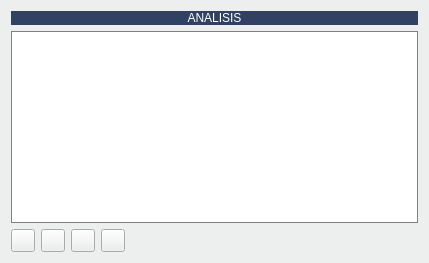
                   <widget class="QWidget" name="tabWidget_2Page3">
                    <property name="styleSheet">
                     <string notr="true">background-color: #ecefed;</string>
                    </property>
                    <attribute name="icon">
                     <iconset resource="../maya.qrc">
                      <normaloff>:/Icons/PNG/TestTubes.png</normaloff>:/Icons/PNG/TestTubes.png</iconset>
                    </attribute>
                    <attribute name="title">
                     <string>Analítica</string>
                    </attribute>
                    <layout class="QGridLayout" name="gridLayout_8">
                     <item row="2" column="0">
                      <widget class="QToolButton" name="btnAnadirAnalitica">
                       <property name="toolTip">
                        <string>Añadir tratamiento</string>
                       </property>
                       <property name="text">
                        <string/>
                       </property>
                       <property name="icon">
                        <iconset resource="../maya.qrc">
                         <normaloff>:/Icons/PNG/add.png</normaloff>:/Icons/PNG/add.png</iconset>
                       </property>
                      </widget>
                     </item>
                     <item row="2" column="1">
                      <widget class="QToolButton" name="btnBorrarAnalitica">
                       <property name="toolTip">
                        <string>Borrar Tratamiento (Requiere contraseña de administrador)</string>
                       </property>
                       <property name="text">
                        <string/>
                       </property>
                       <property name="icon">
                        <iconset resource="../maya.qrc">
                         <normaloff>:/Icons/PNG/Delete.png</normaloff>:/Icons/PNG/Delete.png</iconset>
                       </property>
                      </widget>
                     </item>
                     <item row="2" column="2">
                      <widget class="QToolButton" name="btnVerAnalitica">
                       <property name="toolTip">
                        <string>Ver Analisis</string>
                       </property>
                       <property name="text">
                        <string/>
                       </property>
                       <property name="icon">
                        <iconset resource="../maya.qrc">
                         <normaloff>:/Icons/PNG/TestTubes.png</normaloff>:/Icons/PNG/TestTubes.png</iconset>
                       </property>
                      </widget>
                     </item>
                     <item row="2" column="3">
                      <widget class="QToolButton" name="btnImportarAnalitica">
                       <property name="toolTip">
                        <string>Importar Analisis</string>
                       </property>
                       <property name="text">
                        <string/>
                       </property>
                       <property name="icon">
                        <iconset resource="../maya.qrc">
                         <normaloff>:/Icons/PNG/importar.png</normaloff>:/Icons/PNG/importar.png</iconset>
                       </property>
                      </widget>
                     </item>
                     <item row="2" column="4">
                      <spacer name="horizontalSpacer_8">
                       <property name="orientation">
                        <enum>Qt::Horizontal</enum>
                       </property>
                       <property name="sizeHint" stdset="0">
                        <size>
                         <width>40</width>
                         <height>20</height>
                        </size>
                       </property>
                      </spacer>
                     </item>
                     <item row="0" column="0" colspan="5">
                      <widget class="QLabel" name="label_12">
                       <property name="styleSheet">
                        <string notr="true">background: #304163;
color: rgb(255,255,255);
</string>
                       </property>
                       <property name="text">
                        <string>ANALISIS</string>
                       </property>
                       <property name="alignment">
                        <set>Qt::AlignCenter</set>
                       </property>
                      </widget>
                     </item>
                     <item row="1" column="0" colspan="5">
                      <widget class="QTableWidget" name="listaAnaliticas">
                       <property name="minimumSize">
                        <size>
                         <width>407</width>
                         <height>0</height>
                        </size>
                       </property>
                       <property name="styleSheet">
                        <string notr="true">background-color: rgb(255, 255, 255);
    border:1px solid grey;
</string>
                       </property>
                       <property name="alternatingRowColors">
                        <bool>true</bool>
                       </property>
                       <property name="selectionMode">
                        <enum>QAbstractItemView::SingleSelection</enum>
                       </property>
                       <property name="selectionBehavior">
                        <enum>QAbstractItemView::SelectRows</enum>
                       </property>
                      </widget>
                     </item>
                    </layout>
                   </widget>
